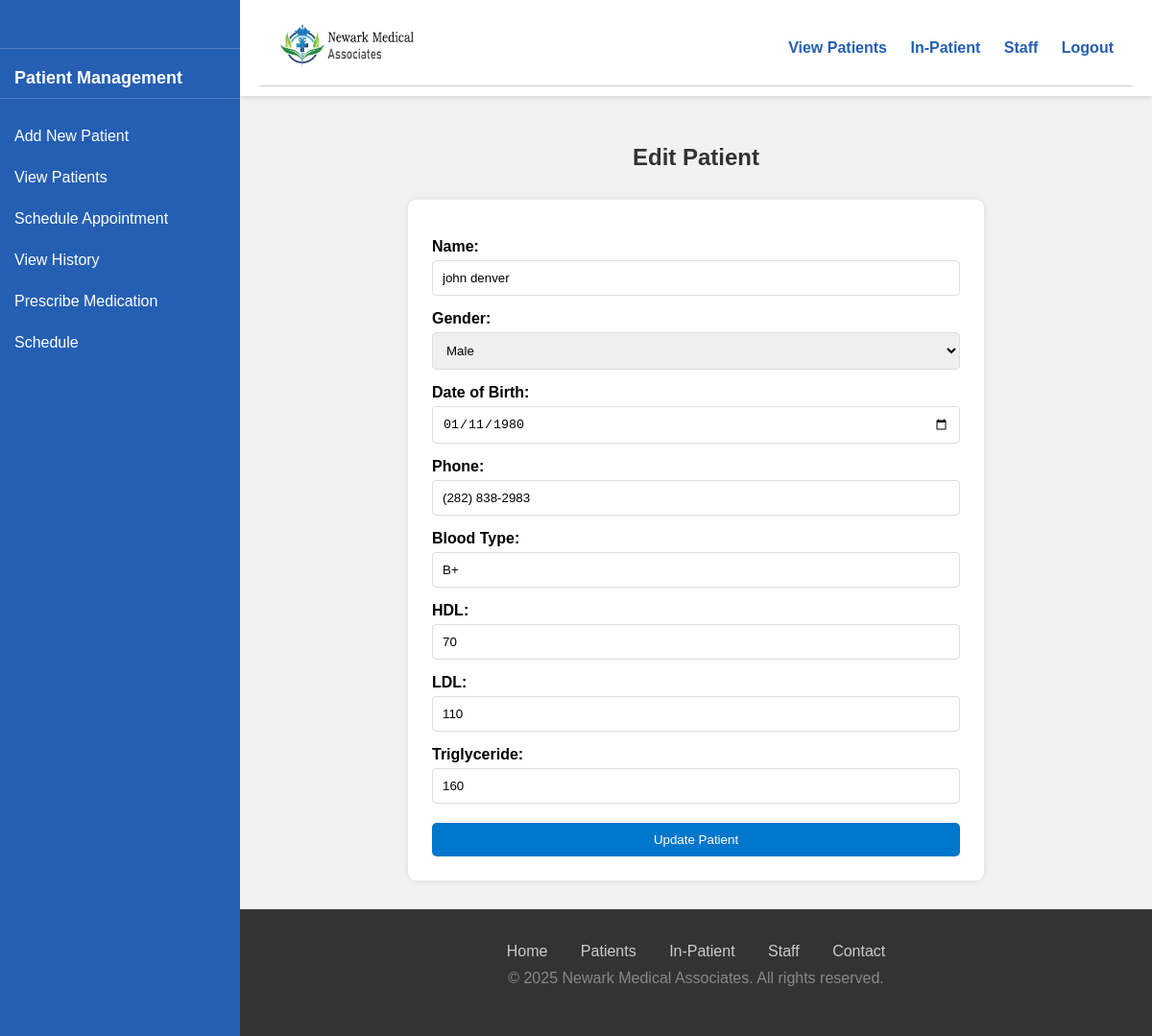
Page /patient/edit_patient.php?id=40 (signed in) on the committed database.
### tables this page shows
CREATE TABLE `PATIENT` (
  `Patient_No` int(11) NOT NULL AUTO_INCREMENT,
  `Name` varchar(100) DEFAULT NULL,
  `Gender` char(1) DEFAULT NULL,
  `DOB` date DEFAULT NULL,
  `Street` varchar(100) DEFAULT NULL,
  `City` varchar(50) DEFAULT NULL,
  `State` char(2) DEFAULT NULL,
  `Zip` char(10) DEFAULT NULL,
  `Phone` varchar(15) DEFAULT NULL,
  `SSN` char(9) DEFAULT NULL,
  `Blood_Type` varchar(3) DEFAULT NULL,
  `HDL` int(11) DEFAULT NULL,
  `LDL` int(11) DEFAULT NULL,
  `Triglyceride` int(11) DEFAULT NULL,
  `Cholesterol_Risk` char(1) DEFAULT NULL,
  PRIMARY KEY (`Patient_No`),
  UNIQUE KEY `SSN` (`SSN`)
);

### patient/edit_patient.php (the view, shortened to what this page needs)
<?php
include('../connect.php');
$id = $_GET['id'];
$result = $conn->query("SELECT * FROM PATIENT WHERE Patient_No = $id");
$patient = $result->fetch_assoc();
?>
<!DOCTYPE html>
<html>
<head>
</head>
<body>
<div class="sidebar">
</div>
<div class="main-content-area">
  <header>
    <?php include($_SERVER['DOCUMENT_ROOT'].'/includes/header.php'); ?>
  </header>
  <div class="page-content">
    <h2>Edit Patient</h2>
    <form method="POST">
      <label>Name:</label>
      <input type="text" name="name" value="<?= $patient['Name'] ?>" required>
      <label>Gender:</label>
      <select name="gender" required>
        <option value="M" <?= $patient['Gender'] == 'M' ? 'selected' : '' ?>>Male</option>
      </select>
      <label>Date of Birth:</label>
      <input type="date" name="dob" value="<?= $patient['DOB'] ?>" required>
      <label>Phone:</label>
      <input type="text" name="phone" value="<?= $patient['Phone'] ?>" required>
      <label>Blood Type:</label>
      <input type="text" name="blood_type" value="<?= $patient['Blood_Type'] ?>" required>
      <label>HDL:</label>
      <input type="number" name="hdl" value="<?= $patient['HDL'] ?>" required>
      <label>LDL:</label>
      <input type="number" name="ldl" value="<?= $patient['LDL'] ?>" required>
      <label>Triglyceride:</label>
      <input type="number" name="triglyceride" value="<?= $patient['Triglyceride'] ?>" required>
      <button type="submit">Update Patient</button>
    </form>
  </div>
  <footer>
    <?php include($_SERVER['DOCUMENT_ROOT'].'/includes/footer.php'); ?>
  </footer>
</div>
</body>
</html>

### assets/style.css (style rules this page uses)
* { box-sizing: border-box; }
body { margin: 0; font-family: Arial, sans-serif; background-color: #f2f2f2; display: flex; height: 100vh; overflow: hidden; }
.sidebar { width: 250px; background-color: #255fb4; color: white; padding-top: 20px; height: 100vh; position: fixed; overflow-y: auto; z-index: 200; }
.main-content-area { margin-left: 250px; width: calc(100% - 250px); display: flex; flex-direction: column; height: 100vh; }
header { background: white; padding: 10px 20px; box-shadow: 0 2px 5px rgba(0,0,0,0.1); position: sticky; top: 0; z-index: 100; }
.page-content { flex-grow: 1; padding: 30px; overflow-y: auto; }
footer { background-color: #333; color: white; text-align: center; padding: 15px; flex-shrink: 0; }
h1, h2, h3, h4, h5, h6 { color: #333; }
h2 { text-align: center; margin-bottom: 30px; }
form { background: #fff; padding: 25px; border-radius: 8px; max-width: 600px; margin: auto; box-shadow: 0 0 8px rgba(0,0,0,0.1); }
label { display: block; margin-top: 15px; font-weight: bold; }
input[type="text"], input[type="email"], input[type="password"], input[type="number"], input[type="date"], input[type="tel"], select, textarea { width: 100%; padding: 10px; margin-top: 5px; border: 1px solid #ddd; border-radius: 4px; }
button, input[type="submit"] { width: 100%; background: #0077cc; color: white; border: none; border-radius: 5px; padding: 10px 15px; margin-top: 20px; cursor: pointer; }

### patient/edit_patient.php (style rules this page uses)
* { box-sizing: border-box; }
body { margin: 0; font-family: Arial, sans-serif; background-color: #f4f4f4; display: flex; height: 100vh; overflow: hidden; }
.sidebar { width: 250px; background-color: #255fb4; color: white; padding-top: 20px; height: 100vh; position: fixed; overflow-y: auto; }
.main-content-area { margin-left: 250px; width: calc(100% - 250px); display: flex; flex-direction: column; height: 100vh; }
header { background: white; padding: 10px 20px; box-shadow: 0 2px 5px rgba(0,0,0,0.1); flex-shrink: 0; position: sticky; top: 0; z-index: 100; }
.page-content { padding: 30px; overflow-y: auto; flex-grow: 1; }
h2 { text-align: center; }
form { max-width: 600px; margin: auto; background: #fff; padding: 25px; box-shadow: 0 0 8px rgba(0,0,0,0.1); border-radius: 8px; }
label { display: block; margin-top: 12px; }
input, select { width: 100%; padding: 8px; margin-top: 5px; }
button { background: #0077cc; color: white; padding: 10px; border: none; border-radius: 5px; margin-top: 20px; cursor: pointer; }
footer { background-color: #333; color: white; text-align: center; padding: 15px; flex-shrink: 0; }

### rows in the picture
patient: name "john denver", gender "Male", dob "01/11/1980", phone "(282) 838-2983", blood_type "B+", hdl "70", ldl "110", triglyceride "160"
